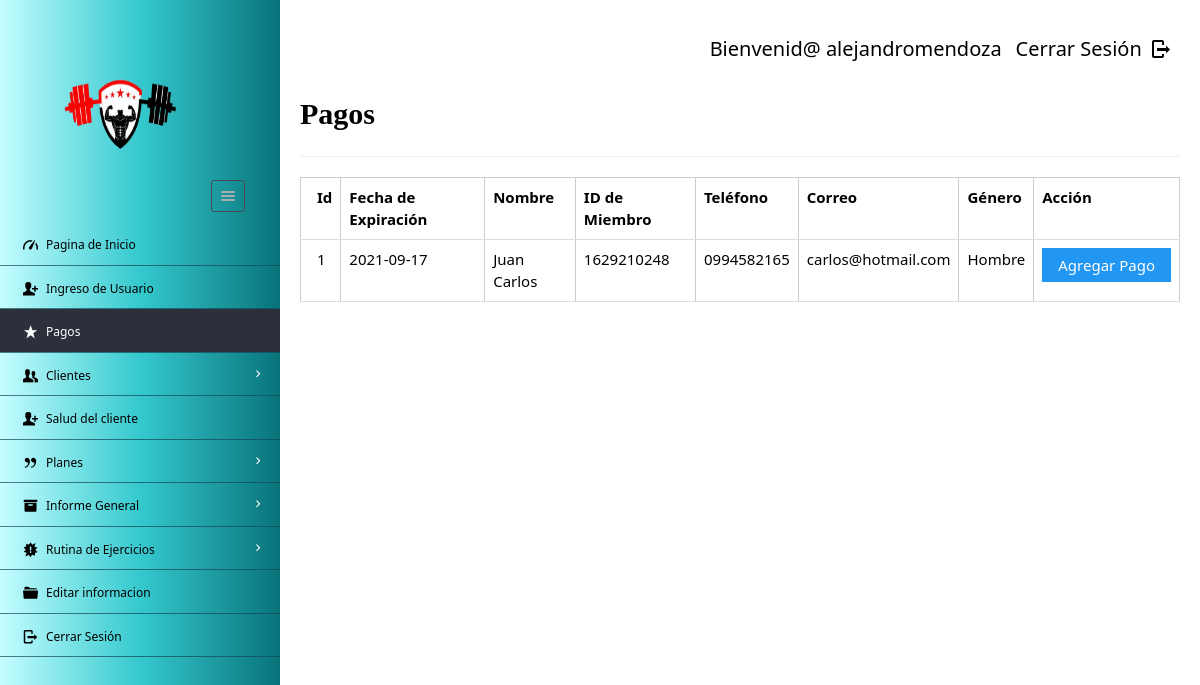
Page /dashboard/admin/payments.php (signed in) on the committed database.
### tables this page shows
CREATE TABLE `users` (
  `userid` varchar(20) NOT NULL,
  `username` varchar(40) NOT NULL,
  `gender` varchar(8) NOT NULL,
  `mobile` varchar(20) NOT NULL,
  `email` varchar(20) NOT NULL,
  `dob` varchar(10) NOT NULL,
  `joining_date` varchar(10) NOT NULL
);

CREATE TABLE `enrolls_to` (
  `et_id` int(5) NOT NULL,
  `pid` varchar(8) NOT NULL,
  `uid` varchar(20) NOT NULL,
  `paid_date` varchar(15) DEFAULT NULL,
  `expire` varchar(15) DEFAULT NULL,
  `renewal` varchar(15) DEFAULT NULL
);

### dashboard/admin/payments.php (the view, shortened to what this page needs)
<?php
require '../../include/db_conn.php';
?>
<!DOCTYPE html>
<html lang="en">
<head>
	<link rel="stylesheet" href="../../css/style.css" id="style-resource-5">
	<link rel="stylesheet" href="../../css/dashMain.css">
	<link rel="stylesheet" type="text/css" href="../../css/entypo.css">
	<link href="a1style.css" type="text/css" rel="stylesheet">
</head>
<body class="page-body  page-fade" onload="collapseSidebar()">
	<div class="page-container sidebar-collapsed" id="navbarcollapse">
		<div class="sidebar-menu">
			<header class="logo-env">
				<div class="logo">
					<a href="main.php">
						<img src="../../images/logo.png" alt="" width="192" height="80" />
					</a>
				</div>
				<div class="sidebar-collapse" onclick="collapseSidebar()">
					<a href="#" class="sidebar-collapse-icon with-animation">
						<i class="entypo-menu"></i>
					</a>
				</div>
			</header>
			<?php include('nav.php'); ?>
		</div>
		<div class="main-content">
			<div class="row">
				<div class="col-md-6 col-sm-8 clearfix">
				</div>
				<div class="col-md-6 col-sm-4 clearfix hidden-xs">
					<ul class="list-inline links-list pull-right">
						<li style="font-size: 20px;">Bienvenid@ <?php echo $_SESSION['full_name']; ?>
						</li>
						<li>
							<a style="font-size: 20px;" href="logout.php">
								Cerrar Sesión <i class="entypo-logout right"></i>
							</a>
						</li>
					</ul>
				</div>
			</div>
			<h2 class="a1-serif"><strong>Pagos </strong></h2>
			<hr />
			<table class="table table-bordered datatable a1-table-all" id="table-1" border=2>
				<thead>
					<tr>
						<th>Id</th>
						<th>Fecha de Expiración</th>
						<th>Nombre</th>
						<th>ID de Miembro</th>
						<th>Teléfono</th>
						<th>Correo</th>
						<th>Género</th>
						<th>Acción</th>
					</tr>
				</thead>
				<tbody>
					<?php
					$query  = "select * from enrolls_to where renewal='yes' ORDER BY expire";
					$result = mysqli_query($con, $query);
					$sno    = 1;
					if (mysqli_affected_rows($con) != 0) {
						while ($row = mysqli_fetch_array($result, MYSQLI_ASSOC)) {
							$uid   = $row['uid'];
							$planid = $row['pid'];
							$query1  = "select * from users WHERE userid='$uid'";
							$result1 = mysqli_query($con, $query1);
							if (mysqli_affected_rows($con) == 1) {
								while ($row1 = mysqli_fetch_array($result1, MYSQLI_ASSOC)) {
									echo "<tr><td>" . $sno . "</td>";
									echo "<td>" . $row['expire'] . "</td>";
									echo "<td>" . $row1['username'] . "</td>";
									echo "<td>" . $row1['userid'] . "</td>";
									echo "<td>" . $row1['mobile'] . "</td>";
									echo "<td>" . $row1['email'] . "</td>";
									echo "<td>" . $row1['gender'] . "</td>";
									$sno++;
									echo "<td><form action='make_payments.php' method='post'><input type='hidden' name='userID' value='" . $uid . "'/>
					                <input type='hidden' name='planID' value='" . $planid . "'/><input type='submit' class='a1-btn a1-blue' value='Agregar Pago ' class='btn btn-info'/></form></td></tr>";
									$uid = 0;
								}
							}
						}
					}
					?>
				</tbody>
			</table>
		</div>
</body>
</html>

### css/style.css (style rules this page uses)
html { font-size: 62.5%; font-family: sans-serif; }
div { display: block; }
body { font-family: "Noto Sans", sans-serif, "Helvetica Neue", Helvetica, Arial, sans-serif; font-size: 12px; line-height: 1.428571429; display: block; margin: 0; }
*, *:before, *:after { box-sizing: border-box; }
a { text-decoration: none; background: transparent; }
img { vertical-align: middle; }
img { border: 0; }
.logo img { width: 220px; height: 200px; }
input, button, select, textarea { font-family: inherit; font-size: inherit; line-height: inherit; }
button, input { line-height: normal; }
button, input, select, textarea { font-family: inherit; font-size: 100%; margin: 0; }
input { background-color: white; cursor: text; padding: 1px; border-width: 2px; border-style: inset; border-color: initial; border-image: initial; }
input, textarea, select, button { text-rendering: auto; color: initial; letter-spacing: normal; word-spacing: normal; text-transform: none; text-indent: 0px; text-shadow: none; display: inline-block; text-align: start; margin: 0em; font: 400 13.3333px Arial; }
button, html input[type="button"], input[type="reset"], input[type="submit"] { cursor: pointer; }
a { color: #373e4a; text-decoration: none; }
a { background: transparent; }
a { color: #373e4a; }
.page-container { position: relative; padding-left: 280px; }
.page-container .sidebar-menu { position: absolute; width: 280px; top: 0; left: 0; bottom: 0; background: #0F2027; background: -webkit-linear-gradient(to right, #bfffff, #3fc9ce, #0a6981); background: linear-gradient(to right, #c4fdff, #34c9ce, #09737a); color: #aaabae; z-index: 1; min-height: 796px; box-sizing: border-box; }
.page-container .sidebar-menu .logo-env { width: 100%; padding: 35px; padding-bottom: 10px; box-sizing: border-box; }
.page-container .sidebar-menu .logo-env:before, .page-container .sidebar-menu .logo-env:after { content: " "; display: table; }
.page-container .sidebar-menu .logo-env > div { display: block; vertical-align: middle; white-space: nowrap; float: left; }
.page-container .sidebar-menu .logo-env > div > a { display: inline-block; color: #aaabae; }
.page-container .sidebar-menu .logo-env > div.sidebar-collapse, .page-container .sidebar-menu .logo-env > div.sidebar-mobile-menu { position: relative; float: right; }
.page-container .sidebar-menu .logo-env > div.sidebar-collapse a, .page-container .sidebar-menu .logo-env > div.sidebar-mobile-menu a { display: inline-block; border: 1px solid #454a54; text-align: center; padding: 0; line-height: 1; font-size: 20px; font-weight: 300; padding: 5px 2px; background-clip: padding-box; border-radius: 3px; transition: all 200ms ease-in-out; }
.page-container .sidebar-menu .logo-env .logo img { width: 180px; height: 150px; }
.page-container .sidebar-menu .logo-env:after { clear: both; }
ul, ol { margin-top: 0; margin-bottom: 8.5px; }
ul, menu, dir { display: block; list-style-type: disc; }
li { display: list-item; }
i, cite, em, var, address, dfn { font-style: italic; }

### css/entypo.css (style rules this page uses)
[class^="entypo-"]:before, [class*=" entypo-"]:before { font-family: "entypo"; font-style: normal; font-weight: normal; speak: none; display: inline-block; text-decoration: inherit; width: 1em; margin-right: .2em; text-align: center; font-variant: normal; text-transform: none; line-height: 1em; margin-left: .2em; }
.entypo-menu:before { content: '\e811'; }
.entypo-logout:before { content: '\e85d'; }

### rows in the picture
enrolls_to: expire "2021-09-17"
users: username "Juan Carlos", userid "1629210248", mobile "0994582165", email "carlos@hotmail.com", gender "Hombre"

### other values in the picture
$_SESSION['full_name'] "alejandromendoza"
